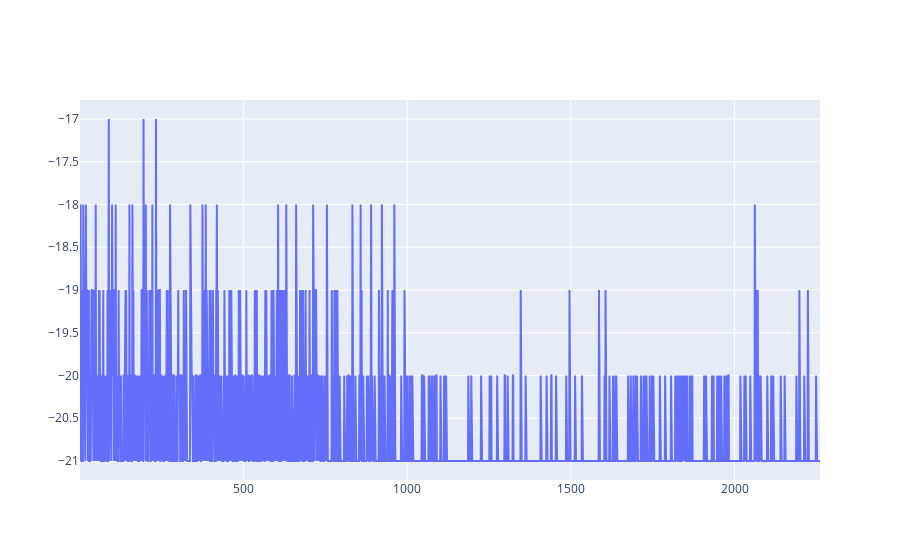

The notebook cell this image was saved under:
### Code cell
fig = go.Figure()
fig.add_trace(
    go.Scatter(x=[i + 1 for i in range(len(training_rwds))],
               y = [r for r in training_rwds])
)
# fig.update_yaxes(type="log")
# fig.update_layout(yaxis_type="log")
fig.show()

### Figure 1 — Plotly figure (JSON) as saved in the notebook; plotly's stock layout.template omitted (floating-point values rounded to 4 significant figures; data arrays with more than 128 entries replaced by an {"elided": "..."} marker saying what was removed)
{"data": [{"type": "scatter", "x": {"elided": "2261 int values"}, "y": {"elided": "2261 int values"}}], "layout": {}}
